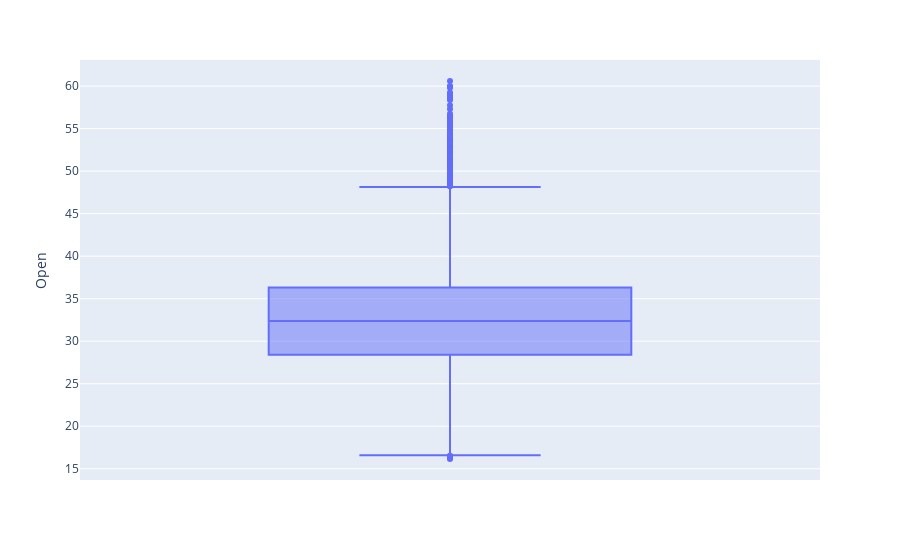
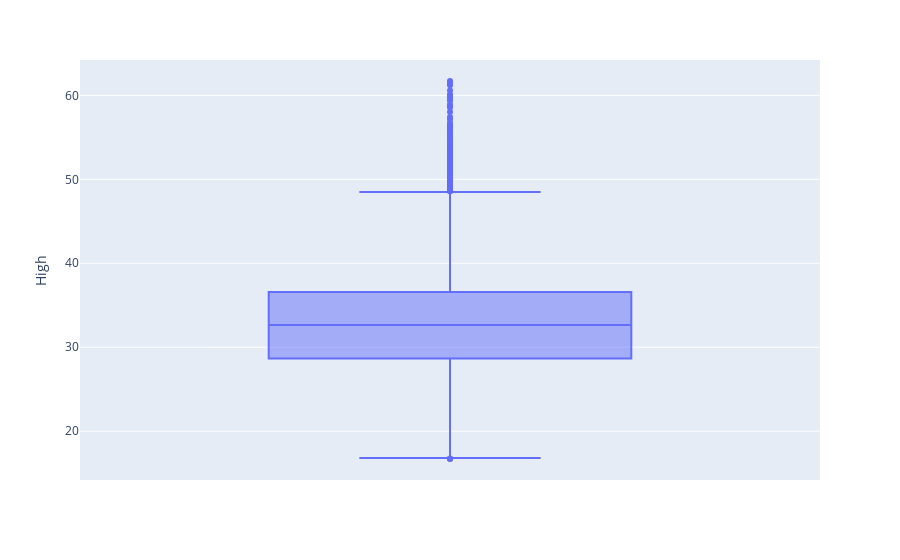
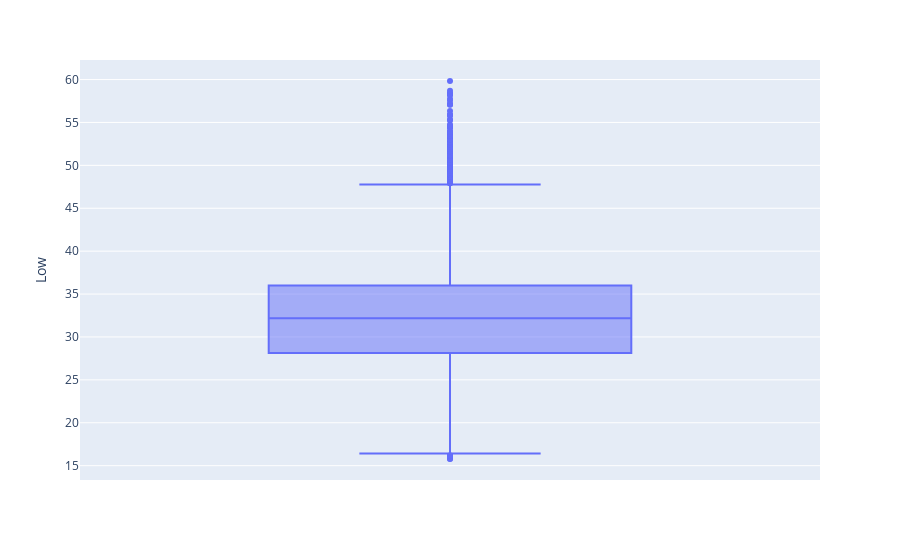
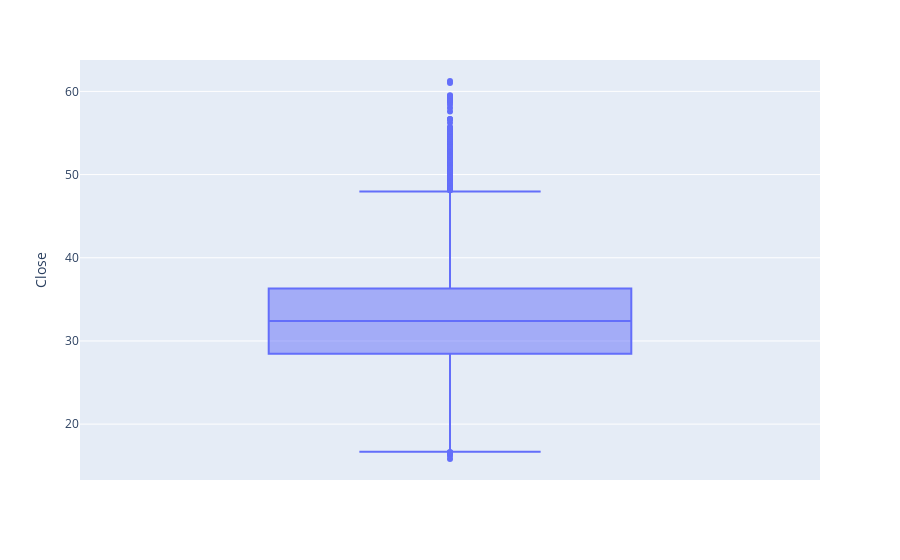

Write notebook code for charts like these, in order.
### Code cell
import plotly_express as pe

for col in df.columns:
    display( pe.box(     y=col, data_frame=df      ) )

### Figure 1 — Plotly figure (JSON) as saved in the notebook; plotly's stock layout.template omitted (floating-point values rounded to 4 significant figures; data arrays with more than 128 entries replaced by an {"elided": "..."} marker saying what was removed)
{"data": [{"alignmentgroup": "True", "hovertemplate": "Open=%{y}<extra></extra>", "legendgroup": "", "marker": {"color": "#636efa"}, "name": "", "notched": false, "offsetgroup": "", "orientation": "v", "showlegend": false, "type": "box", "x0": " ", "xaxis": "x", "y": {"elided": "2768 float values"}, "y0": " ", "yaxis": "y"}], "layout": {"boxmode": "group", "legend": {"tracegroupgap": 0}, "margin": {"t": 60}, "xaxis": {"anchor": "y", "domain": [0, 1]}, "yaxis": {"anchor": "x", "domain": [0, 1], "title": {"text": "Open"}}}}

### Figure 2 — Plotly figure (JSON) as saved in the notebook; plotly's stock layout.template omitted (floating-point values rounded to 4 significant figures; data arrays with more than 128 entries replaced by an {"elided": "..."} marker saying what was removed)
{"data": [{"alignmentgroup": "True", "hovertemplate": "High=%{y}<extra></extra>", "legendgroup": "", "marker": {"color": "#636efa"}, "name": "", "notched": false, "offsetgroup": "", "orientation": "v", "showlegend": false, "type": "box", "x0": " ", "xaxis": "x", "y": {"elided": "2768 float values"}, "y0": " ", "yaxis": "y"}], "layout": {"boxmode": "group", "legend": {"tracegroupgap": 0}, "margin": {"t": 60}, "xaxis": {"anchor": "y", "domain": [0, 1]}, "yaxis": {"anchor": "x", "domain": [0, 1], "title": {"text": "High"}}}}

### Figure 3 — Plotly figure (JSON) as saved in the notebook; plotly's stock layout.template omitted (floating-point values rounded to 4 significant figures; data arrays with more than 128 entries replaced by an {"elided": "..."} marker saying what was removed)
{"data": [{"alignmentgroup": "True", "hovertemplate": "Low=%{y}<extra></extra>", "legendgroup": "", "marker": {"color": "#636efa"}, "name": "", "notched": false, "offsetgroup": "", "orientation": "v", "showlegend": false, "type": "box", "x0": " ", "xaxis": "x", "y": {"elided": "2768 float values"}, "y0": " ", "yaxis": "y"}], "layout": {"boxmode": "group", "legend": {"tracegroupgap": 0}, "margin": {"t": 60}, "xaxis": {"anchor": "y", "domain": [0, 1]}, "yaxis": {"anchor": "x", "domain": [0, 1], "title": {"text": "Low"}}}}

### Figure 4 — Plotly figure (JSON) as saved in the notebook; plotly's stock layout.template omitted (floating-point values rounded to 4 significant figures; data arrays with more than 128 entries replaced by an {"elided": "..."} marker saying what was removed)
{"data": [{"alignmentgroup": "True", "hovertemplate": "Close=%{y}<extra></extra>", "legendgroup": "", "marker": {"color": "#636efa"}, "name": "", "notched": false, "offsetgroup": "", "orientation": "v", "showlegend": false, "type": "box", "x0": " ", "xaxis": "x", "y": {"elided": "2768 float values"}, "y0": " ", "yaxis": "y"}], "layout": {"boxmode": "group", "legend": {"tracegroupgap": 0}, "margin": {"t": 60}, "xaxis": {"anchor": "y", "domain": [0, 1]}, "yaxis": {"anchor": "x", "domain": [0, 1], "title": {"text": "Close"}}}}
